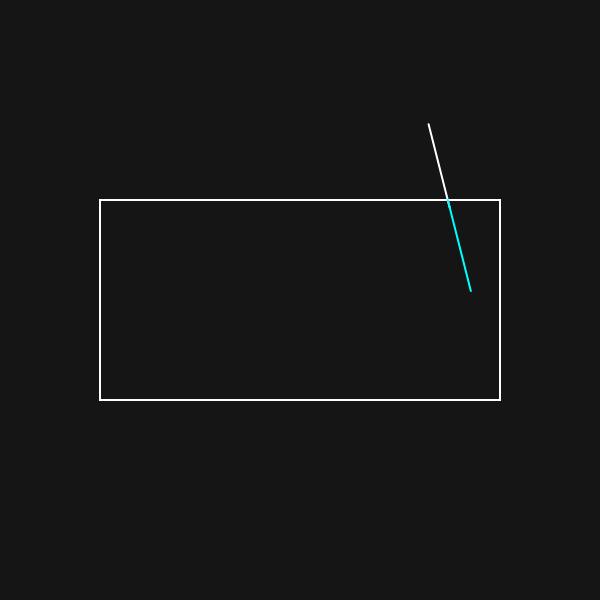
Frame 1 (no input)
Frame 60 (no input): identical to frame 1, image omitted
Frame 120 (the mouse pressed at the canvas centre since frame 60): identical to frame 1, image omitted

The p5.js sketch that drew this single still picture (run headless with seeded random() and noise() and a simulated clock; from frame 60 on, the mouse is pressed at the canvas centre):

// p5.js sketch
// ── sketch.js
// Defining Boundaries of the clipping window
let xmin = 100,
    xmax = 500,
    ymin = 200,
    ymax = 400;

function liangbarskyClipping(x1, y1, x2, y2) {

    if (x1 > x2) {
        let temp = x2;
        x2 = x1;
        x1 = temp;
        temp = y2;
        y2 = y1;
        y1 = temp;
    }


    console.log("Original coords: " +
        x1 + " " + y1 + " " + x2 + " " + y2);

    let p1 = -(x2 - x1),
        p2 = -p1,
        p3 = -(y2 - y1),
        p4 = -p3;

    let q1 = x1 - xmin,
        q2 = xmax - x1,
        q3 = y1 - ymin,
        q4 = ymax - y1;

    let posarray = new Array();
    let negarray = new Array();

    posarray.push(1);
    negarray.push(0);

    if ((p1 == 0 && q1 < 0) || (p3 == 0 && q3 < 0)) {
        return;
    }

    if (p1 != 0) {
        let r1 = q1 / p1,
            r2 = q2 / p2;
        if (p1 < 0) {
            negarray.push(r1);
            posarray.push(r2);
        } else {
            negarray.push(r2);
            posarray.push(r1);
        }
    }
    if (p3 != 0) {
        let r3 = q3 / p3,
            r4 = q4 / p4;
        if (p3 < 0) {
            negarray.push(r3);
            posarray.push(r4);
        } else {
            negarray.push(r4);
            posarray.push(r3);
        }
    }

    let rn1 = max(negarray),
        rn2 = min(posarray);

    if (rn1 > rn2) {
        return;
    }

    let xn1 = x1 + p2 * rn1,
        yn1 = y1 + p4 * rn1,
        xn2 = x2 + p2 * rn2,
        yn2 = y2 + p4 * rn2;


    console.log("Clipped coords: " +
        xn1 + " " + yn1 + " " + xn2 + " " + yn2);

    stroke(0, 255, 255);
    line(xn1, yn1, xn2, yn2);

    return;
}

function setup() {
    createCanvas(600, 600);
    background(21);

    rectMode(CENTER);
    stroke(255);
    strokeWeight(2);
    noFill();
    rect(300, 300, 400, 200);

    for (let i = 0; i < 1; i++) {
        let x1 = random(0, width),
            y1 = random(0, height),
            x2 = random(0, width),
            y2 = random(0, height);
        stroke(255);
        line(x1, y1, x2, y2);

        liangbarskyClipping(x1, y1, x2, y2);
    }

}

function draw() {
    // put drawing code here
}
